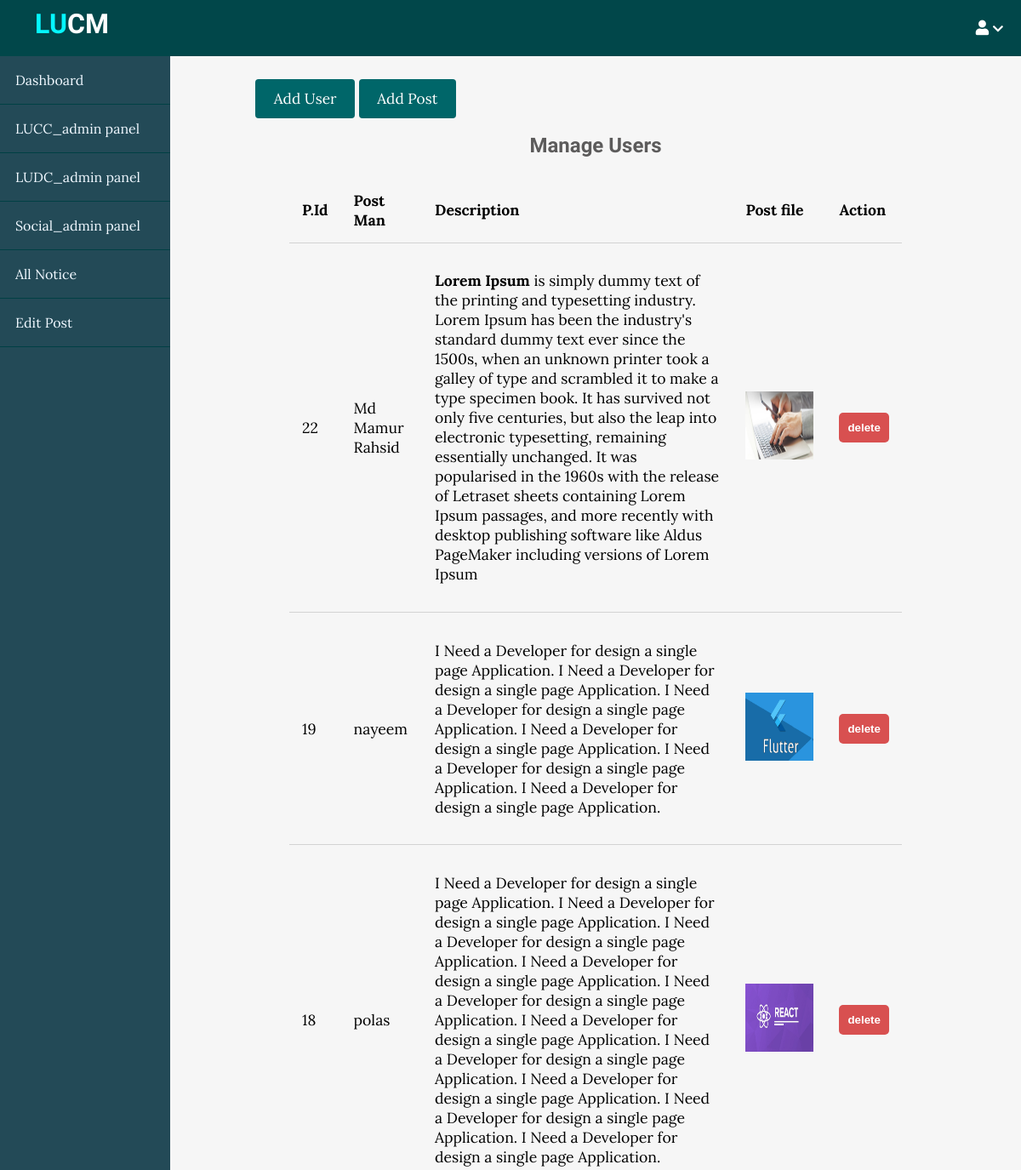
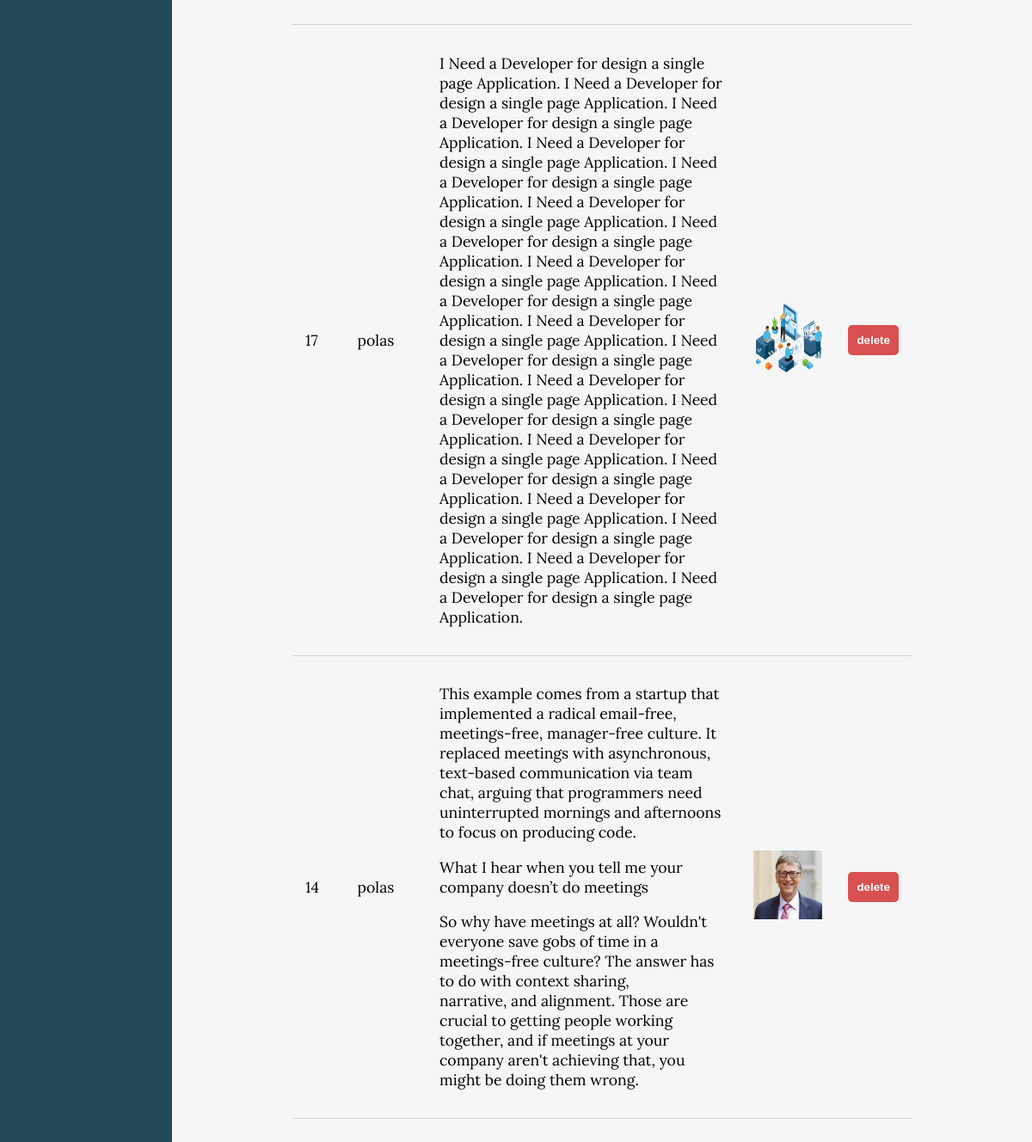
The app's page /index.php/author/catch_all_post with its own data (2 pictures, top to bottom).
### tables this page shows
CREATE TABLE `table_post` (
  `id` int(11) NOT NULL,
  `title` varchar(200) NOT NULL,
  `person_email` varchar(250) NOT NULL,
  `post_person` varchar(100) NOT NULL,
  `person_title` varchar(200) NOT NULL,
  `describtion` varchar(2000) NOT NULL,
  `image` varchar(255) NOT NULL,
  `topic` varchar(255) NOT NULL,
  `created` timestamp NOT NULL DEFAULT current_timestamp()
);

### application/controllers/Author.php (called while the page is built, shortened)
<?php
class Author extends CI_Controller {
	public function __construct(){
		$this->load->helper(array('form', 'url'));
        $this->load->library('form_validation');
		$this->load->model('Author_Model');
        $this->load->model('Post_Model');
	}
    public function catch_all_post(){
        $data['header_src'] = $this->load->view('inc/Super_admin/header_src', '', true);
        $data['main_menu'] = $this->load->view('inc/Super_admin/main_menu', '', true);
        $data['sidebar'] = $this->load->view('inc/Super_admin/sidebar', '', true);
        $data['post_info'] = $this->Post_Model->select_all_post();
        $this->load->view('Super_admin/allPost', $data);
    }
}

### index.php (called while the page is built, shortened)
<?php
require_once BASEPATH.'core/CodeIgniter.php';

### application/models/Post_Model.php (called while the page is built, shortened)
<?php
    class Post_Model extends CI_Model {
        public function select_all_post(){
            $query = $this->db->query("select * from table_post order by id DESC");
            return $query->result();
        }
}
?>

### application/views/Super_admin/allPost.php (the view, shortened to what this page needs)
<?php echo $header_src;?>
<body>
        <?= $main_menu; ?>
        <div class="admin-wrapper">
            <?= $sidebar;?>
            <div class="admin-content">
                <div class="button-group">
                    <a href="<?php echo base_url()?>admin_regi" class="btn btn-big">Add User</a>
                    <a href="<?= base_url()?>super_admin_post" class="btn btn-big">Add Post</a>
                </div>
                <div class="content">
                    <h2 class="page-title">Manage Users</h2>
                    <table>
                        <thead>
                            <th>P.Id</th>
                            <th>Post Man</th>
                            <th>Description</th>
                            <th>Post file</th>
                            <th colspan="2">Action</th>
                        </thead>
                        <tbody>
                            <?php
                                foreach($post_info as $value){
                            ?>
                            <tr>
                                <td><?php echo $value->id;?></td>
                                <td><?php echo $value->post_person;?></td>
                                <td><?php echo $value->describtion;?></td>
                                <td><img src="<?= base_url($value->image)?>" height="80px" width="80px" alt=""></td>
                                <td><a onclick="delfunction()" href="<?php echo base_url()?>delPost/<?= $value->id?>" ><button class="del_btn">delete</button></a></td>
                            </tr>
                            <?php }?>
                    </table>
                </div>
            </div>
        </div>
    </body>
</html>

### application/views/inc/Super_admin/header_src.php (shortened to what this page needs)
<!DOCTYPE html>
<html lang="en">
    <head>
        <link rel="stylesheet"
            href="https://use.fontawesome.com/releases/v5.7.2/css/all.css"
>
        <link rel="stylesheet" href="<?php echo base_url('assets/Super_admin/css/Style.css')?>">
        <link rel="stylesheet" href="<?php echo base_url('assets/Super_admin/css/admin.css')?>">
    </head>

### application/views/inc/Super_admin/main_menu.php (shortened to what this page needs)
<header>
            <div class="logo">
                <h1 class="logo-text"><span>LU</span>CM</h1>
            </div>
            <ul class="nav">
                <li>
                    <a href="#">
                        <i class="fa fa-user"></i>
                        <i class="fa fa-chevron-down" style="font-size: .8em;"></i>
                    </a>
                </li>
            </ul>
</header>

### application/views/inc/Super_admin/sidebar.php
<div class="left-sidebar">
                <ul>
                    <li><a href="<?= base_url()?>super_admin">Dashboard</a></li>
                    <li><a href="<?= base_url()?>lucc_admin_panel">LUCC_admin panel</a></li>
                    <li><a href="<?= base_url()?>ludc_admin_panel">LUDC_admin panel</a></li>
                    <li><a href="<?= base_url()?>social_admin_panel">Social_admin panel</a></li>
                    <li><a href="<?= base_url()?>notice_board">All Notice</a></li>
                    <li><a href="<?= base_url()?>catch_all_post">Edit Post</a></li>
                </ul>
</div>

### assets/Super_admin/css/style.css (style rules this page uses)
* { box-sizing: border-box }
html, body { height: 100%; padding: 0px; margin: 0px; background: #f6f6f6; font-family: 'Lora', serif; }
h1, h2, h3, h4, h5, h6 { font-family: 'Candal', serif; color: #5c5b5b; margin: 5px; }
a { text-decoration: none; color: inherit; }
.btn { padding: .5rem 1rem; background: #006669; color: white; border: 1px solid transparent; border-radius: .25rem; font-size: 1.08em; font-family: 'Lora', serif; }
.btn-big { padding: .7rem 1.3rem; line-height: 1.3rem; }
header { background: #008489; height: 66px; }
header * { color: white; }
header .logo { float: left; height: inherit; margin-left: 2em; }
header .logo-text { margin: 9px; font-family: 'Candal', serif; }
header .logo-text span { color: #05f7ff; }
header ul { float: right; margin: 0px; padding: 0px; list-style: none; }
header ul li { float: left; position: relative; }
header ul li a { display: block; padding: 21px; font-size: 1.1em; text-decoration: none; }
.content { width: 90%; margin: 30px auto 30px; }
.del_btn { padding:10px 10px; background: rgb(216, 80, 80); border-radius: 5px; border: none; color:white; font-weight: 600; }

### assets/Super_admin/css/admin.css (style rules this page uses)
header { background: #01474a; }
.admin-wrapper { display: flex; height: calc(100% - 66px); }
.admin-wrapper .left-sidebar { flex: 2; height: 100%; background: #234a57; }
.admin-wrapper .left-sidebar ul { list-style: none; margin: 0px; padding: 0px; color: aliceblue; }
.admin-wrapper .left-sidebar ul li a { padding: 18px; display: block; border-bottom: 1px solid #004044; }
.admin-wrapper .admin-content { flex: 8; height: 100%; padding: 40px 100px 100px; overflow-y: scroll; }
.admin-content .page-title { text-align: center; margin-bottom: 1.5rem; }
table { width: 100%; border-collapse: collapse; font-size: 1.1rem; }
th, td { padding: 15px; text-align: left; border-bottom: 1px solid #d3d3d3; }

### records on screen
table_post: id "22", post_person "Md Mamur Rahsid", describtion "Lorem Ipsum is simply dummy text of the printing and typesetting industry. Lorem Ipsum has been the industry's standard dummy text ever since the 1500s, when an unknown printer took a galley of type and scrambled it to make a type specimen book. It has survived not only five centuries, but also the leap into electronic typesetting, remaining essentially unchanged. It was popularised in the 1960s with the release of Letraset sheets containing Lorem Ipsum passages, and more recently with desktop publishing software like Aldus PageMaker including versions of Lorem Ipsum", image (picture)
table_post: id "19", post_person "nayeem", describtion "I Need a Developer for design a single page Application. I Need a Developer for design a single page Application. I Need a Developer for design a single page Application. I Need a Developer for design a single page Application. I Need a Developer for design a single page Application. I Need a Developer for design a single page Application.", image (picture)
table_post: id "18", post_person "polas", describtion "I Need a Developer for design a single page Application. I Need a Developer for design a single page Application. I Need a Developer for design a single page Application. I Need a Developer for design a single page Application. I Need a Developer for design a single page Application. I Need a Developer for design a single page Application. I Need a Developer for design a single page Application. I Need a Developer for design a single page Application. I Need a Developer for design a single page Application. I Need a Developer for design a single page Application.", image (picture)
table_post: id "17", post_person "polas", describtion "I Need a Developer for design a single page Application. I Need a Developer for design a single page Application. I Need a Developer for design a single page Application. I Need a Developer for design a single page Application. I Need a Developer for design a single page Application. I Need a Developer for design a single page Application. I Need a Developer for design a single page Application. I Need a Developer for design a single page Application. I Need a Developer for design a single page Application. I Need a Developer for design a single page Application. I Need a Developer for design a single page Application. I Need a Developer for design a single page Application. I Need a…", image (picture)
table_post: id "14", post_person "polas", describtion "This example comes from a startup that implemented a radical email-free, meetings-free, manager-free culture. It replaced meetings with asynchronous, text-based communication via team chat, arguing that programmers need uninterrupted mornings and afternoons to focus on producing code. What I hear when you tell me your company doesn’t do meetings So why have meetings at all? Wouldn't everyone save gobs of time in a meetings-free culture? The answer has to do with context sharing, narrative, and alignment. Those are crucial to getting people working together, and if meetings at your company aren't achieving that, you might be doing them wrong.", image (picture)
